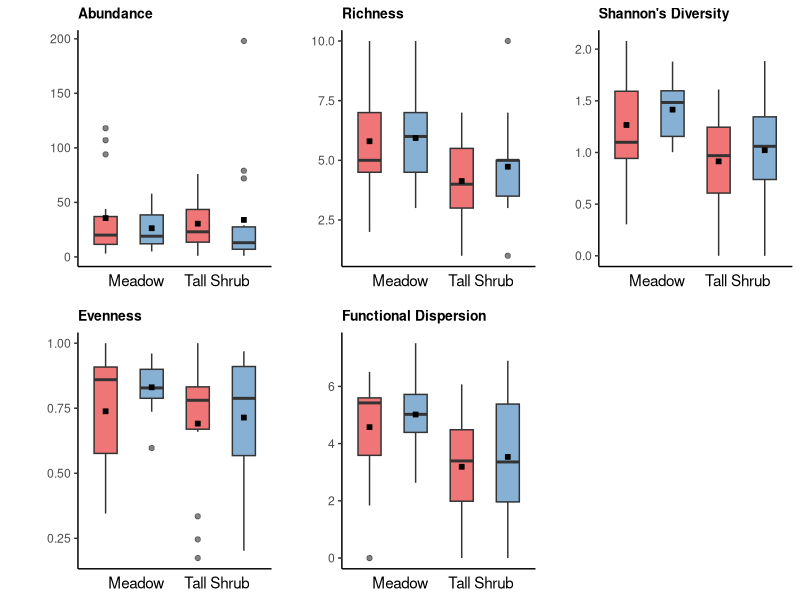

Write R code to recreate this figure.

# Script:  Boxplots - Biodiversity Metrics ----

#  Robin Satter                          

## Required Packages ----

library(tidyverse)
library(readxl)
library(patchwork)


## Preparing Data ----

# Invertebrate metrics data frame (a)
a<- read_xlsx("Inv_Comp.xlsx")

# Dataset with functional dispersion (fdisp)
fdisp <- read_xlsx("fddata.xlsx")


## Boxplots ----


### Abundance ----
ab <- a%>%
  filter(a$Sample_ID!="KO_1_S_D")%>%
  ggplot(aes(x=Code, y=Abundance, fill=Station))+
  geom_boxplot(width=0.5, alpha=0.6)+
  stat_summary(geom="point",fun="mean", fill="black", shape=22)+
  scale_fill_manual(values=c("#e41a1c", "#377eb8"),
                    labels=c("Downstream","Upstream"))+
  xlab("  Meadow     Tall Shrub")+
  labs(fill="", y="")+  
  ggtitle("Abundance")+

  
  theme_bw()+
  
  theme(axis.text.x=element_blank(),
        axis.ticks.x = element_blank(),
        legend.position="none", 
        axis.line= element_line(size=0.5),
        panel.border = element_blank(),
        panel.grid.major = element_blank(), 
        panel.grid.minor = element_blank(),
        panel.background = element_blank(),
        plot.margin = unit(c(0,0,0,0.5), "cm"),
        plot.tag = element_text(size = rel(1)),
        plot.title = element_text(size=10, face="bold"))

### Richness ----
r <- a%>%
  filter(a$Sample_ID!="KO_1_S_D")%>%
  ggplot(aes(x=Code, y=N.species, fill=Station))+
  geom_boxplot(width=0.5, alpha=0.6)+
  stat_summary(geom="point",fun="mean", fill="black", shape=22)+
  scale_fill_manual(values=c("#e41a1c", "#377eb8"),
                    labels=c("Downstream","Upstream"))+
  xlab("  Meadow     Tall Shrub")+
  labs(fill="", y="")+  
  ggtitle("Richness")+
  
  theme_bw()+
  
  theme(axis.text.x=element_blank(),
        axis.ticks.x = element_blank(),
        legend.position="none", 
        axis.line= element_line(size=0.5),
        panel.border = element_blank(),
        panel.grid.major = element_blank(),
        panel.grid.minor = element_blank(),
        panel.background = element_blank(),
        plot.margin = unit(c(0,0,0,0.5), "cm"),
        plot.tag = element_text(size = rel(1)),
        plot.title = element_text(size=10, face="bold"))

### Diversity ----

d <- a%>%
  filter(a$Sample_ID!="KO_1_S_D")%>%
  ggplot(aes(x=Code, y=H, fill=Station))+
  geom_boxplot(width=0.5, alpha=0.6)+
  stat_summary(geom="point",fun="mean", fill="black", shape=22)+
  scale_fill_manual(values=c("#e41a1c", "#377eb8"),
                    labels=c("Downstream","Upstream"))+
  xlab("  Meadow     Tall Shrub")+
  labs(fill="", y="")+  
  ggtitle("Shannon's Diversity")+

  
  theme_bw()+
  
  theme(axis.text.x=element_blank(),
        axis.ticks.x = element_blank(),
        legend.position="none", 
        axis.line= element_line(size=0.5),
        panel.border = element_blank(),
        panel.grid.major = element_blank(),
        panel.grid.minor = element_blank(),
        panel.background = element_blank(),
        plot.margin = unit(c(0,0,0,0.5), "cm"),
        plot.tag = element_text(size = rel(1)),
        plot.title = element_text(size=10, face="bold"))

### Evenness ----
e <-a%>%
  filter(a$Sample_ID!="KO_1_S_D")%>%
  ggplot(aes(x=Code, y=Eveness, fill=Station))+
  geom_boxplot(width=0.5, alpha=0.6)+
  stat_summary(geom="point",fun="mean", fill="black", shape=22)+
  scale_fill_manual(values=c("#e41a1c", "#377eb8"),
                    labels=c("Downstream","Upstream"))+
  xlab("  Meadow     Tall Shrub")+
  labs(fill="", y="")+  
  ggtitle("Evenness")+
  
  theme_bw()+
  
  theme(axis.text.x=element_blank(),
        axis.ticks.x = element_blank(),
        legend.position="none", 
        axis.line= element_line(size=0.5),
        panel.border = element_blank(),
        panel.grid.major = element_blank(), 
        panel.grid.minor = element_blank(),
        panel.background = element_blank(),
        plot.margin = unit(c(0.5,0,0,0.5), "cm"),
        plot.tag = element_text(size = rel(1)),
        plot.title = element_text(size=10, face="bold"))

### Functional Dispersion ----

f <- ggplot(fdisp, aes(x=Code, y=FDis, fill=Station))+
  geom_boxplot(width=0.5, alpha=0.6)+
  stat_summary(geom="point",fun="mean", fill="black", shape=22)+
  
  scale_fill_manual(values=c("#e41a1c", "#377eb8"),
                    labels=c("Downstream","Upstream"))+
  xlab("  Meadow     Tall Shrub")+
  labs(fill="", y="")+  
  ggtitle("Functional Dispersion")+
  
  theme_bw()+
  
  theme(axis.text.x=element_blank(),
        axis.ticks.x = element_blank(),
        legend.position="none", 
        axis.line= element_line(size=0.5),
        panel.border = element_blank(),
        panel.grid.major = element_blank(),
        panel.grid.minor = element_blank(),
        panel.background = element_blank(),
        plot.margin = unit(c(0.5,0,0,0.5), "cm"),
        plot.tag = element_text(size = rel(1)),
        plot.title = element_text(size=10, face="bold"))



## Patchwork ----

ab+r+d+e+f
